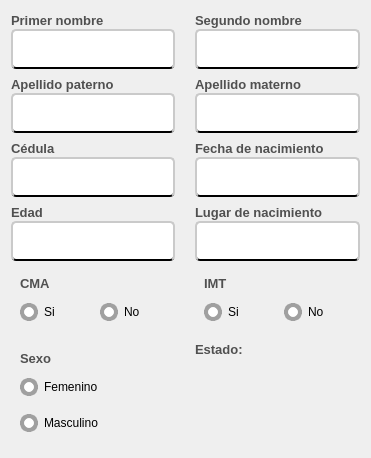
           <widget class="QWidget" name="layoutWidget">
            <property name="geometry">
             <rect>
              <x>21</x>
              <y>151</y>
              <width>371</width>
              <height>458</height>
             </rect>
            </property>
            <layout class="QGridLayout" name="gridLayout_2">
             <property name="horizontalSpacing">
              <number>20</number>
             </property>
             <item row="0" column="0">
              <layout class="QVBoxLayout" name="verticalLayout_23">
               <property name="spacing">
                <number>0</number>
               </property>
               <item>
                <widget class="QLabel" name="label_primer_nombre">
                 <property name="font">
                  <font>
                   <family>Arial</family>
                   <pointsize>10</pointsize>
                   <weight>75</weight>
                   <bold>true</bold>
                  </font>
                 </property>
                 <property name="styleSheet">
                  <string notr="true">QLabel{
	
	color: rgb(80, 80, 80);

	border-color: #ffffff;


}
</string>
                 </property>
                 <property name="text">
                  <string>Primer nombre</string>
                 </property>
                 <property name="scaledContents">
                  <bool>false</bool>
                 </property>
                </widget>
               </item>
               <item>
                <widget class="QLineEdit" name="input_mostrar_primer_nombre">
                 <property name="enabled">
                  <bool>true</bool>
                 </property>
                 <property name="minimumSize">
                  <size>
                   <width>0</width>
                   <height>40</height>
                  </size>
                 </property>
                 <property name="font">
                  <font>
                   <family>Arial</family>
                   <pointsize>13</pointsize>
                  </font>
                 </property>
                 <property name="styleSheet">
                  <string notr="true">QLineEdit{
	
	background-color: rgb(255, 255, 255);
	border-radius:5px;
	padding-left: 5px;
 padding-right:5px;
	padding-top:1px;
	border-bottom:2px solid black  ;
	border-top: 2px solid rgb(202, 202, 202);
	border-left: 2px solid rgb(202, 202, 202);
	border-right: 2px solid rgb(202, 202, 202);

}

QLineEdit:focus{

	border: 2px solid rgb(17, 192, 255)



}
</string>
                 </property>
                 <property name="readOnly">
                  <bool>true</bool>
                 </property>
                </widget>
               </item>
              </layout>
             </item>
             <item row="0" column="1">
              <layout class="QVBoxLayout" name="verticalLayout_22">
               <property name="spacing">
                <number>0</number>
               </property>
               <item>
                <widget class="QLabel" name="label_segundo_nombre">
                 <property name="font">
                  <font>
                   <family>Arial</family>
                   <pointsize>10</pointsize>
                   <weight>75</weight>
                   <bold>true</bold>
                  </font>
                 </property>
                 <property name="styleSheet">
                  <string notr="true">QLabel{
	
	color: rgb(80, 80, 80);

	border-color: #ffffff;


}
</string>
                 </property>
                 <property name="text">
                  <string>Segundo nombre</string>
                 </property>
                 <property name="scaledContents">
                  <bool>false</bool>
                 </property>
                </widget>
               </item>
               <item>
                <widget class="QLineEdit" name="input_mostrar_segundo_nombre">
                 <property name="enabled">
                  <bool>true</bool>
                 </property>
                 <property name="minimumSize">
                  <size>
                   <width>0</width>
                   <height>40</height>
                  </size>
                 </property>
                 <property name="font">
                  <font>
                   <family>Arial</family>
                   <pointsize>13</pointsize>
                  </font>
                 </property>
                 <property name="styleSheet">
                  <string notr="true">QLineEdit{
	
	background-color: rgb(255, 255, 255);
	border-radius:5px;
	padding-left: 5px;
 padding-right:5px;
	padding-top:1px;
	border-bottom:2px solid black  ;
	border-top: 2px solid rgb(202, 202, 202);
	border-left: 2px solid rgb(202, 202, 202);
	border-right: 2px solid rgb(202, 202, 202);

}

QLineEdit:focus{

	border: 2px solid rgb(17, 192, 255)



}
</string>
                 </property>
                 <property name="readOnly">
                  <bool>true</bool>
                 </property>
                </widget>
               </item>
              </layout>
             </item>
             <item row="1" column="0">
              <layout class="QVBoxLayout" name="verticalLayout_27">
               <item>
                <widget class="QLabel" name="label_apellido_paterno">
                 <property name="font">
                  <font>
                   <family>Arial</family>
                   <pointsize>10</pointsize>
                   <weight>75</weight>
                   <bold>true</bold>
                  </font>
                 </property>
                 <property name="styleSheet">
                  <string notr="true">QLabel{
	
	color: rgb(80, 80, 80);

	border-color: #ffffff;


}
</string>
                 </property>
                 <property name="text">
                  <string>Apellido paterno</string>
                 </property>
                 <property name="scaledContents">
                  <bool>false</bool>
                 </property>
                </widget>
               </item>
               <item>
                <widget class="QLineEdit" name="input_mostrar_apellido_paterno">
                 <property name="enabled">
                  <bool>true</bool>
                 </property>
                 <property name="minimumSize">
                  <size>
                   <width>0</width>
                   <height>40</height>
                  </size>
                 </property>
                 <property name="font">
                  <font>
                   <family>Arial</family>
                   <pointsize>13</pointsize>
                  </font>
                 </property>
                 <property name="styleSheet">
                  <string notr="true">QLineEdit{
	
	background-color: rgb(255, 255, 255);
	border-radius:5px;
	padding-left: 5px;
 padding-right:5px;
	padding-top:1px;
	border-bottom:2px solid black  ;
	border-top: 2px solid rgb(202, 202, 202);
	border-left: 2px solid rgb(202, 202, 202);
	border-right: 2px solid rgb(202, 202, 202);

}

QLineEdit:focus{

	border: 2px solid rgb(17, 192, 255)



}
</string>
                 </property>
                 <property name="readOnly">
                  <bool>true</bool>
                 </property>
                </widget>
               </item>
              </layout>
             </item>
             <item row="1" column="1">
              <layout class="QVBoxLayout" name="verticalLayout_24">
               <item>
                <widget class="QLabel" name="label_apellido_materno">
                 <property name="font">
                  <font>
                   <family>Arial</family>
                   <pointsize>10</pointsize>
                   <weight>75</weight>
                   <bold>true</bold>
                  </font>
                 </property>
                 <property name="styleSheet">
                  <string notr="true">QLabel{
	
	color: rgb(80, 80, 80);

	border-color: #ffffff;


}
</string>
                 </property>
                 <property name="text">
                  <string>Apellido materno</string>
                 </property>
                 <property name="scaledContents">
                  <bool>false</bool>
                 </property>
                </widget>
               </item>
               <item>
                <widget class="QLineEdit" name="input_mostrar_apellido_materno">
                 <property name="enabled">
                  <bool>true</bool>
                 </property>
                 <property name="minimumSize">
                  <size>
                   <width>0</width>
                   <height>40</height>
                  </size>
                 </property>
                 <property name="font">
                  <font>
                   <family>Arial</family>
                   <pointsize>13</pointsize>
                  </font>
                 </property>
                 <property name="styleSheet">
                  <string notr="true">QLineEdit{
	
	background-color: rgb(255, 255, 255);
	border-radius:5px;
	padding-left: 5px;
 padding-right:5px;
	padding-top:1px;
	border-bottom:2px solid black  ;
	border-top: 2px solid rgb(202, 202, 202);
	border-left: 2px solid rgb(202, 202, 202);
	border-right: 2px solid rgb(202, 202, 202);

}

QLineEdit:focus{

	border: 2px solid rgb(17, 192, 255)



}
</string>
                 </property>
                 <property name="readOnly">
                  <bool>true</bool>
                 </property>
                </widget>
               </item>
              </layout>
             </item>
             <item row="2" column="0">
              <layout class="QVBoxLayout" name="verticalLayout_25">
               <item>
                <widget class="QLabel" name="label_cedula">
                 <property name="font">
                  <font>
                   <family>Arial</family>
                   <pointsize>10</pointsize>
                   <weight>75</weight>
                   <bold>true</bold>
                  </font>
                 </property>
                 <property name="styleSheet">
                  <string notr="true">QLabel{
	
	color: rgb(80, 80, 80);

	border-color: #ffffff;


}
</string>
                 </property>
                 <property name="text">
                  <string>Cédula</string>
                 </property>
                 <property name="scaledContents">
                  <bool>false</bool>
                 </property>
                </widget>
               </item>
               <item>
                <widget class="QLineEdit" name="input_mostrar_cedula">
                 <property name="enabled">
                  <bool>true</bool>
                 </property>
                 <property name="minimumSize">
                  <size>
                   <width>0</width>
                   <height>40</height>
                  </size>
                 </property>
                 <property name="font">
                  <font>
                   <family>Arial</family>
                   <pointsize>13</pointsize>
                  </font>
                 </property>
                 <property name="styleSheet">
                  <string notr="true">QLineEdit{
	
	background-color: rgb(255, 255, 255);
	border-radius:5px;
	padding-left: 5px;
 padding-right:5px;
	padding-top:1px;
	border-bottom:2px solid black  ;
	border-top: 2px solid rgb(202, 202, 202);
	border-left: 2px solid rgb(202, 202, 202);
	border-right: 2px solid rgb(202, 202, 202);

}

QLineEdit:focus{

	border: 2px solid rgb(17, 192, 255)



}
</string>
                 </property>
                 <property name="readOnly">
                  <bool>true</bool>
                 </property>
                </widget>
               </item>
              </layout>
             </item>
             <item row="3" column="0">
              <layout class="QVBoxLayout" name="verticalLayout_26">
               <item>
                <widget class="QLabel" name="label_edad">
                 <property name="font">
                  <font>
                   <family>Arial</family>
                   <pointsize>10</pointsize>
                   <weight>75</weight>
                   <bold>true</bold>
                  </font>
                 </property>
                 <property name="styleSheet">
                  <string notr="true">QLabel{
	
	color: rgb(80, 80, 80);

	border-color: #ffffff;


}
</string>
                 </property>
                 <property name="text">
                  <string>Edad</string>
                 </property>
                 <property name="scaledContents">
                  <bool>false</bool>
                 </property>
                </widget>
               </item>
               <item>
                <widget class="QLineEdit" name="input_mostrar_edad">
                 <property name="enabled">
                  <bool>true</bool>
                 </property>
                 <property name="minimumSize">
                  <size>
                   <width>0</width>
                   <height>40</height>
                  </size>
                 </property>
                 <property name="font">
                  <font>
                   <family>Arial</family>
                   <pointsize>13</pointsize>
                  </font>
                 </property>
                 <property name="styleSheet">
                  <string notr="true">QLineEdit{
	
	background-color: rgb(255, 255, 255);
	border-radius:5px;
	padding-left: 5px;
 padding-right:5px;
	padding-top:1px;
	border-bottom:2px solid black  ;
	border-top: 2px solid rgb(202, 202, 202);
	border-left: 2px solid rgb(202, 202, 202);
	border-right: 2px solid rgb(202, 202, 202);

}

QLineEdit:focus{

	border: 2px solid rgb(17, 192, 255)



}
</string>
                 </property>
                 <property name="readOnly">
                  <bool>true</bool>
                 </property>
                </widget>
               </item>
              </layout>
             </item>
             <item row="3" column="1">
              <layout class="QVBoxLayout" name="verticalLayout_29">
               <item>
                <widget class="QLabel" name="label_lugar_nacimiento">
                 <property name="font">
                  <font>
                   <family>Arial</family>
                   <pointsize>10</pointsize>
                   <weight>75</weight>
                   <bold>true</bold>
                  </font>
                 </property>
                 <property name="styleSheet">
                  <string notr="true">QLabel{
	
	color: rgb(80, 80, 80);

	border-color: #ffffff;


}
</string>
                 </property>
                 <property name="text">
                  <string>Lugar de nacimiento</string>
                 </property>
                 <property name="scaledContents">
                  <bool>false</bool>
                 </property>
                </widget>
               </item>
               <item>
                <widget class="QLineEdit" name="input_mostrar_lugar_nacimiento">
                 <property name="enabled">
                  <bool>true</bool>
                 </property>
                 <property name="minimumSize">
                  <size>
                   <width>0</width>
                   <height>40</height>
                  </size>
                 </property>
                 <property name="font">
                  <font>
                   <family>Arial</family>
                   <pointsize>13</pointsize>
                  </font>
                 </property>
                 <property name="styleSheet">
                  <string notr="true">QLineEdit{
	
	background-color: rgb(255, 255, 255);
	border-radius:5px;
	padding-left: 5px;
 padding-right:5px;
	padding-top:1px;
	border-bottom:2px solid black  ;
	border-top: 2px solid rgb(202, 202, 202);
	border-left: 2px solid rgb(202, 202, 202);
	border-right: 2px solid rgb(202, 202, 202);

}

QLineEdit:focus{

	border: 2px solid rgb(17, 192, 255)



}
</string>
                 </property>
                 <property name="readOnly">
                  <bool>true</bool>
                 </property>
                </widget>
               </item>
              </layout>
             </item>
             <item row="5" column="1">
              <layout class="QHBoxLayout" name="horizontalLayout_3">
               <item alignment="Qt::AlignLeft|Qt::AlignTop">
                <widget class="QLabel" name="label_estado">
                 <property name="font">
                  <font>
                   <family>Arial</family>
                   <pointsize>10</pointsize>
                   <weight>75</weight>
                   <bold>true</bold>
                  </font>
                 </property>
                 <property name="styleSheet">
                  <string notr="true">QLabel{
	
	color: rgb(80, 80, 80);

	border-color: #ffffff;


}
</string>
                 </property>
                 <property name="text">
                  <string>Estado:</string>
                 </property>
                 <property name="scaledContents">
                  <bool>false</bool>
                 </property>
                </widget>
               </item>
               <item alignment="Qt::AlignLeft|Qt::AlignTop">
                <widget class="QLabel" name="label_mostrar_estado">
                 <property name="sizePolicy">
                  <sizepolicy hsizetype="Preferred" vsizetype="Preferred">
                   <horstretch>10</horstretch>
                   <verstretch>0</verstretch>
                  </sizepolicy>
                 </property>
                 <property name="minimumSize">
                  <size>
                   <width>90</width>
                   <height>0</height>
                  </size>
                 </property>
                 <property name="font">
                  <font>
                   <family>Arial</family>
                   <pointsize>11</pointsize>
                   <weight>9</weight>
                   <italic>false</italic>
                   <bold>false</bold>
                  </font>
                 </property>
                 <property name="styleSheet">
                  <string notr="true">QLabel{
	font: 75 11pt &quot;Arial&quot;;
	
	color: rgb(80, 80, 80);

	border-color: #ffffff;


}
</string>
                 </property>
                 <property name="text">
                  <string/>
                 </property>
                 <property name="scaledContents">
                  <bool>false</bool>
                 </property>
                </widget>
               </item>
              </layout>
             </item>
             <item row="2" column="1">
              <layout class="QVBoxLayout" name="verticalLayout_28">
               <item>
                <widget class="QLabel" name="label_fecha_nacimiento">
                 <property name="font">
                  <font>
                   <family>Arial</family>
                   <pointsize>10</pointsize>
                   <weight>75</weight>
                   <bold>true</bold>
                  </font>
                 </property>
                 <property name="styleSheet">
                  <string notr="true">QLabel{
	
	color: rgb(80, 80, 80);

	border-color: #ffffff;


}
</string>
                 </property>
                 <property name="text">
                  <string>Fecha de nacimiento</string>
                 </property>
                 <property name="scaledContents">
                  <bool>false</bool>
                 </property>
                </widget>
               </item>
               <item>
                <widget class="QLineEdit" name="input_mostrar_fecha_nacimiento">
                 <property name="enabled">
                  <bool>true</bool>
                 </property>
                 <property name="minimumSize">
                  <size>
                   <width>0</width>
                   <height>40</height>
                  </size>
                 </property>
                 <property name="font">
                  <font>
                   <family>Arial</family>
                   <pointsize>13</pointsize>
                  </font>
                 </property>
                 <property name="styleSheet">
                  <string notr="true">QLineEdit{
	
	background-color: rgb(255, 255, 255);
	border-radius:5px;
	padding-left: 5px;
 padding-right:5px;
	padding-top:1px;
	border-bottom:2px solid black  ;
	border-top: 2px solid rgb(202, 202, 202);
	border-left: 2px solid rgb(202, 202, 202);
	border-right: 2px solid rgb(202, 202, 202);

}

QLineEdit:focus{

	border: 2px solid rgb(17, 192, 255)



}
</string>
                 </property>
                 <property name="readOnly">
                  <bool>true</bool>
                 </property>
                </widget>
               </item>
              </layout>
             </item>
             <item row="5" column="0">
              <widget class="QFrame" name="frame">
               <property name="styleSheet">
                <string notr="true">border:none;</string>
               </property>
               <layout class="QVBoxLayout" name="verticalLayout_12">
                <item>
                 <widget class="QLabel" name="label_sexo">
                  <property name="maximumSize">
                   <size>
                    <width>50</width>
                    <height>16777215</height>
                   </size>
                  </property>
                  <property name="font">
                   <font>
                    <family>Arial</family>
                    <pointsize>10</pointsize>
                    <weight>75</weight>
                    <bold>true</bold>
                   </font>
                  </property>
                  <property name="styleSheet">
                   <string notr="true">QLabel{
	
	color: rgb(80, 80, 80);

	border-color: #ffffff;


}
</string>
                  </property>
                  <property name="text">
                   <string>Sexo</string>
                  </property>
                  <property name="scaledContents">
                   <bool>false</bool>
                  </property>
                 </widget>
                </item>
                <item>
                 <widget class="QRadioButton" name="input_sexo_femenino">
                  <property name="enabled">
                   <bool>false</bool>
                  </property>
                  <property name="minimumSize">
                   <size>
                    <width>0</width>
                    <height>30</height>
                   </size>
                  </property>
                  <property name="styleSheet">
                   <string notr="true">QRadioButton{

	
	font: 75 10pt &quot;Arial&quot;;
	border-color:#ffffff;

}

/* Estilo para RadioButtons deshabilitados que parezcan habilitados */
QRadioButton:disabled {
    color: palette(text);  /* Mantiene el color de texto normal */
}

QRadioButton::indicator:disabled {
    /* Estilo igual que el indicador normal */
    border: 4px solid #A0A0A0;
    border-radius: 9px;
    background-color: #FFFFFF;
	width: 10px;   /* Tamaño del círculo */
    height:10px;  /* Tamaño del círculo */
	

}

QRadioButton::indicator:checked:disabled {
    border: 5px solid #0078D7;
    background-color: #FFFFFF;
    image: url(:/qss_icons/rc/radio_checked.png);  /* Mantiene el punto de selección */

}</string>
                  </property>
                  <property name="text">
                   <string>Femenino</string>
                  </property>
                  <property name="checkable">
                   <bool>true</bool>
                  </property>
                  <property name="checked">
                   <bool>false</bool>
                  </property>
                 </widget>
                </item>
                <item>
                 <widget class="QRadioButton" name="input_sexo_masculino">
                  <property name="enabled">
                   <bool>false</bool>
                  </property>
                  <property name="minimumSize">
                   <size>
                    <width>0</width>
                    <height>30</height>
                   </size>
                  </property>
                  <property name="styleSheet">
                   <string notr="true">QRadioButton{

	
	font: 75 10pt &quot;Arial&quot;;
	border-color:#ffffff;

}

/* Estilo para RadioButtons deshabilitados que parezcan habilitados */
QRadioButton:disabled {
    color: palette(text);  /* Mantiene el color de texto normal */
}

QRadioButton::indicator:disabled {
    /* Estilo igual que el indicador normal */
    border: 4px solid #A0A0A0;
    border-radius: 9px;
    background-color: #FFFFFF;
	width: 10px;   /* Tamaño del círculo */
    height:10px;  /* Tamaño del círculo */
	

}

QRadioButton::indicator:checked:disabled {
    border: 5px solid #0078D7;
    background-color: #FFFFFF;
    image: url(:/qss_icons/rc/radio_checked.png);  /* Mantiene el punto de selección */

}</string>
                  </property>
                  <property name="text">
                   <string>Masculino</string>
                  </property>
                  <property name="checkable">
                   <bool>true</bool>
                  </property>
                  <property name="checked">
                   <bool>false</bool>
                  </property>
                 </widget>
                </item>
               </layout>
              </widget>
             </item>
             <item row="4" column="0">
              <widget class="QFrame" name="espacio_cma">
               <property name="styleSheet">
                <string notr="true">border:none;</string>
               </property>
               <layout class="QFormLayout" name="formLayout_5">
                <property name="horizontalSpacing">
                 <number>30</number>
                </property>
                <item row="0" column="0">
                 <widget class="QLabel" name="label_cma">
                  <property name="font">
                   <font>
                    <family>Arial</family>
                    <pointsize>10</pointsize>
                    <weight>75</weight>
                    <bold>true</bold>
                   </font>
                  </property>
                  <property name="styleSheet">
                   <string notr="true">QLabel{
	
	color: rgb(80, 80, 80);

	border-color: #ffffff;


}
</string>
                  </property>
                  <property name="text">
                   <string>CMA</string>
                  </property>
                  <property name="scaledContents">
                   <bool>false</bool>
                  </property>
                 </widget>
                </item>
                <item row="1" column="0">
                 <widget class="QRadioButton" name="input_si_cma">
                  <property name="enabled">
                   <bool>false</bool>
                  </property>
                  <property name="minimumSize">
                   <size>
                    <width>50</width>
                    <height>30</height>
                   </size>
                  </property>
                  <property name="maximumSize">
                   <size>
                    <width>60</width>
                    <height>16777215</height>
                   </size>
                  </property>
                  <property name="styleSheet">
                   <string notr="true">QRadioButton{

	
	font: 75 10pt &quot;Arial&quot;;
	border-color:#ffffff;

}

/* Estilo para RadioButtons deshabilitados que parezcan habilitados */
QRadioButton:disabled {
    color: palette(text);  /* Mantiene el color de texto normal */
}

QRadioButton::indicator:disabled {
    /* Estilo igual que el indicador normal */
    border: 4px solid #A0A0A0;
    border-radius: 9px;
    background-color: #FFFFFF;
	width: 10px;   /* Tamaño del círculo */
    height:10px;  /* Tamaño del círculo */
	

}

QRadioButton::indicator:checked:disabled {
    border: 5px solid #0078D7;
    background-color: #FFFFFF;
    image: url(:/qss_icons/rc/radio_checked.png);  /* Mantiene el punto de selección */

}</string>
                  </property>
                  <property name="text">
                   <string>Si</string>
                  </property>
                 </widget>
                </item>
                <item row="1" column="1">
                 <widget class="QRadioButton" name="input_no_cma">
                  <property name="enabled">
                   <bool>false</bool>
                  </property>
                  <property name="minimumSize">
                   <size>
                    <width>50</width>
                    <height>30</height>
                   </size>
                  </property>
                  <property name="maximumSize">
                   <size>
                    <width>50</width>
                    <height>16777215</height>
                   </size>
                  </property>
                  <property name="styleSheet">
                   <string notr="true">QRadioButton{

	
	font: 75 10pt &quot;Arial&quot;;
	border-color:#ffffff;

}

/* Estilo para RadioButtons deshabilitados que parezcan habilitados */
QRadioButton:disabled {
    color: palette(text);  /* Mantiene el color de texto normal */
}

QRadioButton::indicator:disabled {
    /* Estilo igual que el indicador normal */
    border: 4px solid #A0A0A0;
    border-radius: 9px;
    background-color: #FFFFFF;
	width: 10px;   /* Tamaño del círculo */
    height:10px;  /* Tamaño del círculo */
	

}

QRadioButton::indicator:checked:disabled {
    border: 5px solid #0078D7;
    background-color: #FFFFFF;
    image: url(:/qss_icons/rc/radio_checked.png);  /* Mantiene el punto de selección */

}</string>
                  </property>
                  <property name="text">
                   <string>No</string>
                  </property>
                 </widget>
                </item>
               </layout>
              </widget>
             </item>
             <item row="4" column="1">
              <widget class="QFrame" name="espacio_imt">
               <property name="styleSheet">
                <string notr="true">border:none;</string>
               </property>
               <layout class="QFormLayout" name="formLayout_6">
                <property name="horizontalSpacing">
                 <number>30</number>
                </property>
                <item row="0" column="0">
                 <widget class="QLabel" name="label_imt">
                  <property name="font">
                   <font>
                    <family>Arial</family>
                    <pointsize>10</pointsize>
                    <weight>75</weight>
                    <bold>true</bold>
                   </font>
                  </property>
                  <property name="styleSheet">
                   <string notr="true">QLabel{
	
	color: rgb(80, 80, 80);

	border-color: #ffffff;


}
</string>
                  </property>
                  <property name="text">
                   <string>IMT</string>
                  </property>
                  <property name="scaledContents">
                   <bool>false</bool>
                  </property>
                 </widget>
                </item>
                <item row="1" column="0">
                 <widget class="QRadioButton" name="input_si_imt">
                  <property name="enabled">
                   <bool>false</bool>
                  </property>
                  <property name="minimumSize">
                   <size>
                    <width>50</width>
                    <height>30</height>
                   </size>
                  </property>
                  <property name="maximumSize">
                   <size>
                    <width>60</width>
                    <height>16777215</height>
                   </size>
                  </property>
                  <property name="styleSheet">
                   <string notr="true">QRadioButton{

	
	font: 75 10pt &quot;Arial&quot;;
	border-color:#ffffff;

}

/* Estilo para RadioButtons deshabilitados que parezcan habilitados */
QRadioButton:disabled {
    color: palette(text);  /* Mantiene el color de texto normal */
}

QRadioButton::indicator:disabled {
    /* Estilo igual que el indicador normal */
    border: 4px solid #A0A0A0;
    border-radius: 9px;
    background-color: #FFFFFF;
	width: 10px;   /* Tamaño del círculo */
    height:10px;  /* Tamaño del círculo */
	

}

QRadioButton::indicator:checked:disabled {
    border: 5px solid #0078D7;
    background-color: #FFFFFF;
    image: url(:/qss_icons/rc/radio_checked.png);  /* Mantiene el punto de selección */

}</string>
                  </property>
                  <property name="text">
                   <string>Si</string>
                  </property>
                 </widget>
                </item>
                <item row="1" column="1">
                 <widget class="QRadioButton" name="input_no_imt">
                  <property name="enabled">
                   <bool>false</bool>
                  </property>
                  <property name="minimumSize">
                   <size>
                    <width>50</width>
                    <height>30</height>
                   </size>
                  </property>
                  <property name="maximumSize">
                   <size>
                    <width>60</width>
                    <height>16777215</height>
                   </size>
                  </property>
                  <property name="styleSheet">
                   <string notr="true">QRadioButton{

	
	font: 75 10pt &quot;Arial&quot;;
	border-color:#ffffff;

}

/* Estilo para RadioButtons deshabilitados que parezcan habilitados */
QRadioButton:disabled {
    color: palette(text);  /* Mantiene el color de texto normal */
}

QRadioButton::indicator:disabled {
    /* Estilo igual que el indicador normal */
    border: 4px solid #A0A0A0;
    border-radius: 9px;
    background-color: #FFFFFF;
	width: 10px;   /* Tamaño del círculo */
    height:10px;  /* Tamaño del círculo */
	

}

QRadioButton::indicator:checked:disabled {
    border: 5px solid #0078D7;
    background-color: #FFFFFF;
    image: url(:/qss_icons/rc/radio_checked.png);  /* Mantiene el punto de selección */

}</string>
                  </property>
                  <property name="text">
                   <string>No</string>
                  </property>
                 </widget>
                </item>
               </layout>
              </widget>
             </item>
            </layout>
           </widget>
